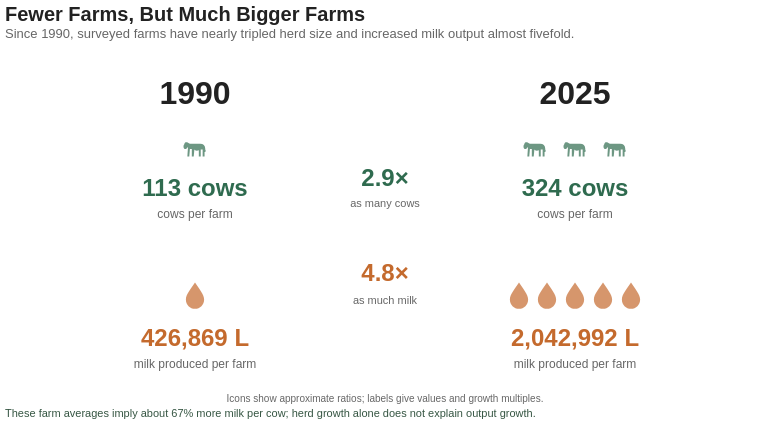

Vega-Lite specification stored for this chart:
### Vega-Lite specification from a JSON file in a GitHub repository (floating-point values rounded to 4 significant figures)
{"$schema": "https://vega.github.io/schema/vega-lite/v5.json", "title": {"text": "Fewer Farms, But Much Bigger Farms", "subtitle": "Since 1990, surveyed farms have nearly tripled herd size and increased milk output almost fivefold.", "anchor": "start", "fontSize": 20, "fontWeight": "bold", "color": "#222222", "subtitleFontSize": 13, "subtitleColor": "#666666", "offset": 18}, "width": 760, "height": 380, "layer": [{"data": {"values": [{"year": "1990", "x": 190}, {"year": "2025", "x": 570}]}, "mark": {"type": "text", "fontSize": 32, "fontWeight": "bold", "color": "#222222"}, "encoding": {"x": {"field": "x", "type": "quantitative", "axis": null, "scale": {"domain": [0, 760]}}, "y": {"value": 35}, "text": {"field": "year"}}}, {"data": {"values": [{"x": 190, "y": 88}, {"x": 530, "y": 88}, {"x": 570, "y": 88}, {"x": 610, "y": 88}]}, "mark": {"type": "point", "filled": true, "shape": "M -0.85,-0.2 C -0.8,-0.45 -0.6,-0.4 -0.4,-0.25 L 0.4,-0.25 C 0.65,-0.25 0.8,-0.1 0.8,0.1 L 0.8,0.2 C 0.85,0.25 0.85,0.35 0.8,0.4 L 0.75,0.4 L 0.75,0.75 L 0.6,0.75 L 0.6,0.2 L 0.45,0.2 L 0.45,0.75 L 0.3,0.75 L 0.3,0.25 C 0.2,0.3 0.1,0.3 0.0,0.25 L -0.05,0.2 L -0.1,0.75 L -0.25,0.75 L -0.25,0.15 L -0.4,0.15 L -0.45,0.75 L -0.6,0.75 L -0.55,0.0 L -0.7,0.15 C -0.8,0.2 -0.9,0.1 -0.9,0.0 C -0.9,-0.1 -0.9,-0.15 -0.85,-0.2 Z", "size": 650, "color": "#2F6B4F"}, "encoding": {"x": {"field": "x", "type": "quantitative", "axis": null, "scale": {"domain": [0, 760]}}, "y": {"field": "y", "type": "quantitative", "axis": null, "scale": {"domain": [380, 0]}}}}, {"data": {"values": [{"year": "1990", "x": 190, "label": "113 cows"}, {"year": "2025", "x": 570, "label": "324 cows"}]}, "mark": {"type": "text", "fontSize": 24, "fontWeight": "bold", "color": "#2F6B4F"}, "encoding": {"x": {"field": "x", "type": "quantitative", "axis": null, "scale": {"domain": [0, 760]}}, "y": {"value": 130}, "text": {"field": "label"}}}, {"data": {"values": [{"x": 190, "label": "cows per farm"}, {"x": 570, "label": "cows per farm"}]}, "mark": {"type": "text", "fontSize": 12, "color": "#666666"}, "encoding": {"x": {"field": "x", "type": "quantitative", "axis": null, "scale": {"domain": [0, 760]}}, "y": {"value": 155}, "text": {"field": "label"}}}, {"data": {"values": [{"x": 380, "y": 120, "text": "2.9×"}]}, "mark": {"type": "text", "fontSize": 24, "fontWeight": "bold", "color": "#2F6B4F"}, "encoding": {"x": {"field": "x", "type": "quantitative", "axis": null, "scale": {"domain": [0, 760]}}, "y": {"field": "y", "type": "quantitative", "axis": null, "scale": {"domain": [380, 0]}}, "text": {"field": "text"}}}, {"data": {"values": [{"x": 380, "y": 145, "text": "as many cows"}]}, "mark": {"type": "text", "fontSize": 11, "color": "#666666"}, "encoding": {"x": {"field": "x", "type": "quantitative", "axis": null, "scale": {"domain": [0, 760]}}, "y": {"field": "y", "type": "quantitative", "axis": null, "scale": {"domain": [380, 0]}}, "text": {"field": "text"}}}, {"data": {"values": [{"x": 380}]}, "mark": {"type": "text", "align": "left", "fontSize": 11, "color": "#355542", "interactive": false}, "encoding": {"x": {"value": 0}, "y": {"value": 355}, "text": {"value": "These farm averages imply about 67% more milk per cow; herd growth alone does not explain output growth."}}}, {"data": {"values": [{"x": 190, "y": 235}, {"x": 514, "y": 235}, {"x": 542, "y": 235}, {"x": 570, "y": 235}, {"x": 598, "y": 235}, {"x": 626, "y": 235}]}, "mark": {"type": "point", "filled": true, "shape": "M0,-1 C0.35,-0.45 0.8,0.05 0.8,0.48 C0.8,0.95 0.44,1.3 0,1.3 C-0.44,1.3 -0.8,0.95 -0.8,0.48 C-0.8,0.05 -0.35,-0.45 0,-1 Z", "size": 520, "color": "#C46A2D"}, "encoding": {"x": {"field": "x", "type": "quantitative", "axis": null, "scale": {"domain": [0, 760]}}, "y": {"field": "y", "type": "quantitative", "axis": null, "scale": {"domain": [380, 0]}}}}, {"data": {"values": [{"year": "1990", "x": 190, "label": "426,869 L"}, {"year": "2025", "x": 570, "label": "2,042,992 L"}]}, "mark": {"type": "text", "fontSize": 24, "fontWeight": "bold", "color": "#C46A2D"}, "encoding": {"x": {"field": "x", "type": "quantitative", "axis": null, "scale": {"domain": [0, 760]}}, "y": {"value": 280}, "text": {"field": "label"}}}, {"data": {"values": [{"x": 190, "label": "milk produced per farm"}, {"x": 570, "label": "milk produced per farm"}]}, "mark": {"type": "text", "fontSize": 12, "color": "#666666"}, "encoding": {"x": {"field": "x", "type": "quantitative", "axis": null, "scale": {"domain": [0, 760]}}, "y": {"value": 305}, "text": {"field": "label"}}}, {"data": {"values": [{"x": 380, "y": 215, "text": "4.8×"}]}, "mark": {"type": "text", "fontSize": 24, "fontWeight": "bold", "color": "#C46A2D"}, "encoding": {"x": {"field": "x", "type": "quantitative", "axis": null, "scale": {"domain": [0, 760]}}, "y": {"field": "y", "type": "quantitative", "axis": null, "scale": {"domain": [380, 0]}}, "text": {"field": "text"}}}, {"data": {"values": [{"x": 380, "y": 242, "text": "as much milk"}]}, "mark": {"type": "text", "fontSize": 11, "color": "#666666"}, "encoding": {"x": {"field": "x", "type": "quantitative", "axis": null, "scale": {"domain": [0, 760]}}, "y": {"field": "y", "type": "quantitative", "axis": null, "scale": {"domain": [380, 0]}}, "text": {"field": "text"}}}, {"data": {"values": [{}]}, "mark": {"type": "text", "align": "center", "fontSize": 10, "color": "#666666", "lineHeight": 15}, "encoding": {"x": {"value": 380}, "y": {"value": 340}, "text": {"value": "Icons show approximate ratios; labels give values and growth multiples."}}}], "config": {"background": "white", "view": {"stroke": null}}}
